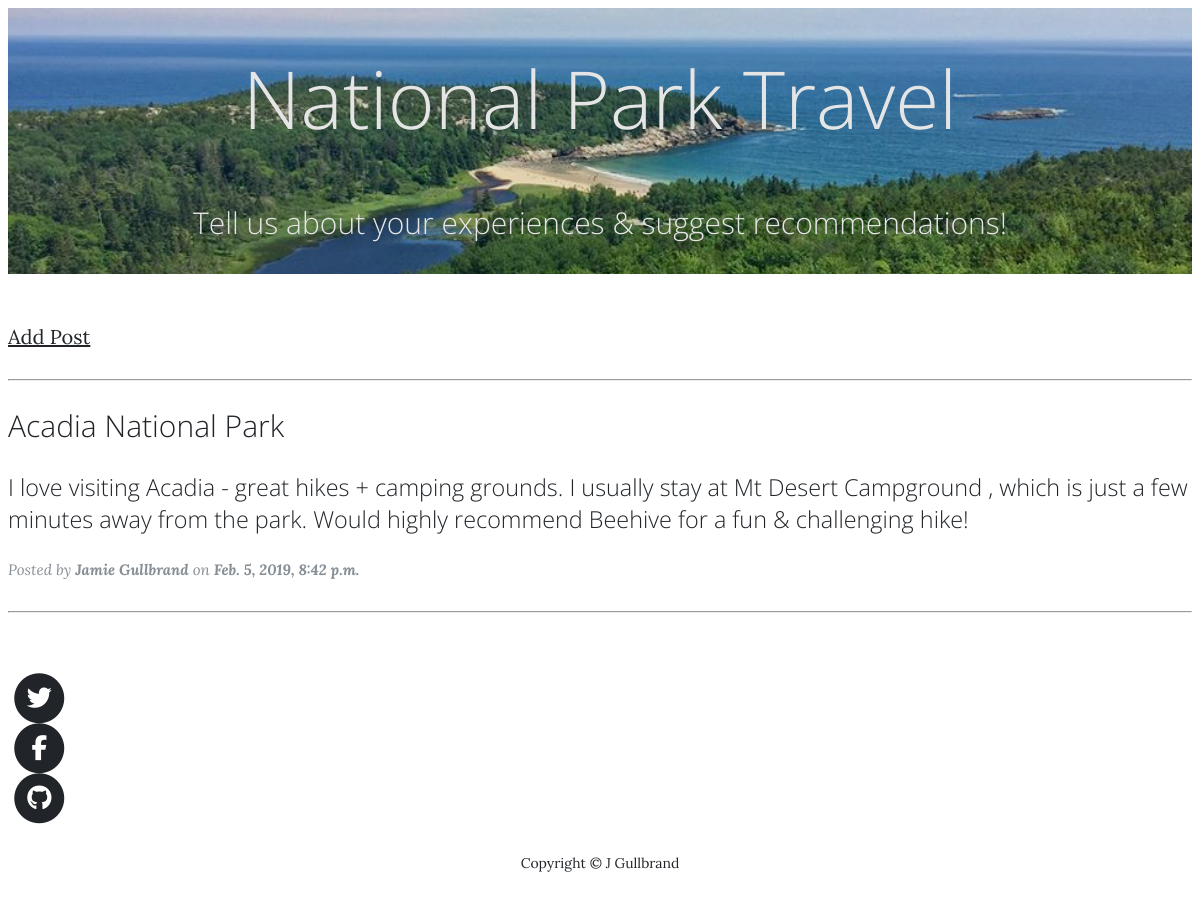
Before: / with the older database file.
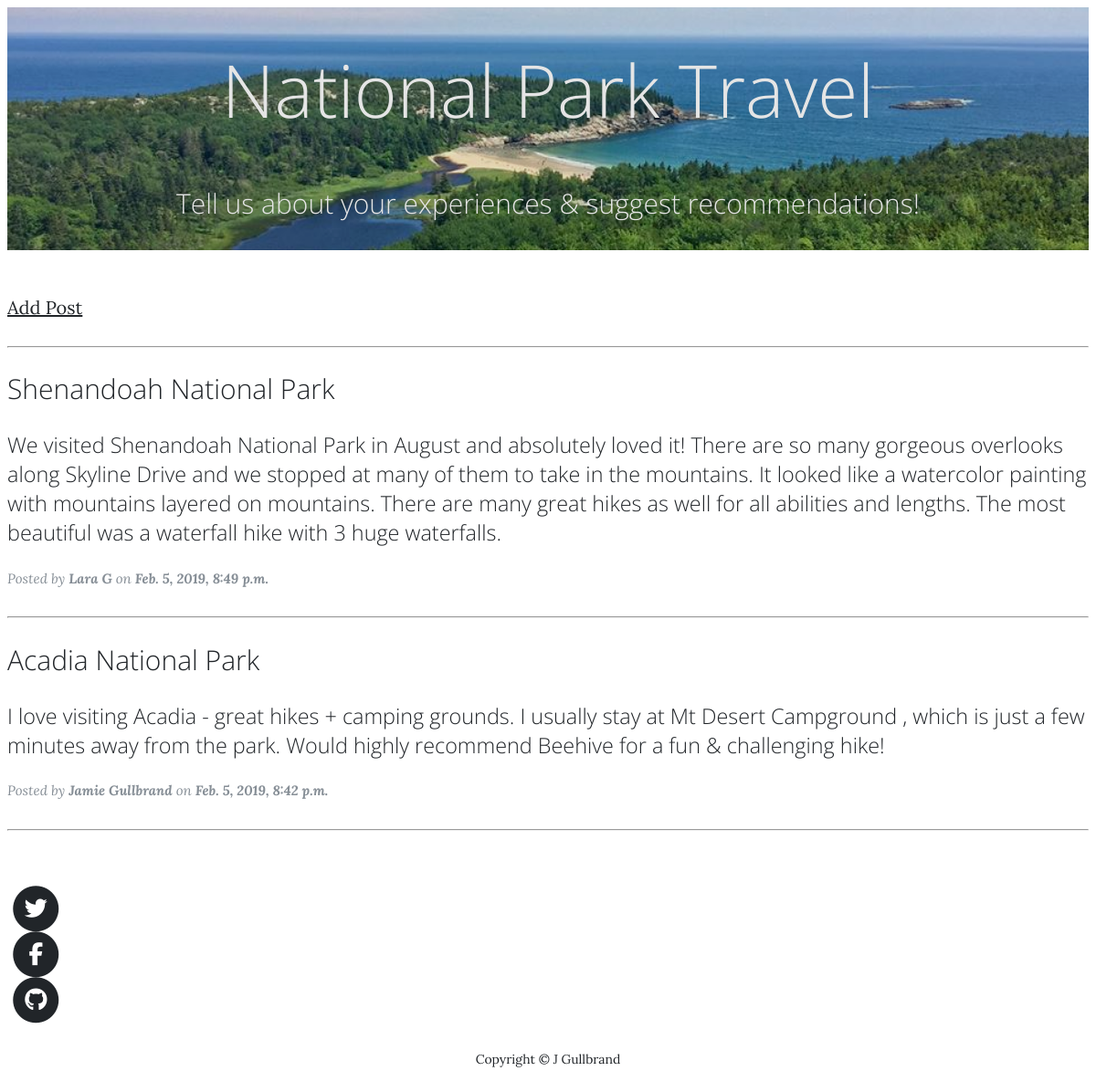
After: the same page with the newer database file.
### travel_entries/models.py (models this page shows, shortened)
class TravelEntry(models.Model):
	park_name = models.CharField(max_length = 25)
	author_name = models.CharField(max_length = 25)
	text = models.TextField()
	date_posted = models.DateTimeField(auto_now_add=True)
	class Meta:
		verbose_name_plural = "TravelEntries"

### travel_entries/views.py (the view)
# urls.py: path("", views.index, name = "index"),
def index(request):
	entries = TravelEntry.objects.order_by("-id")
	context = {"entries" : entries}
	return render(request, "travel_entries/index.html", context)

### travel_entries/templates/travel_entries/index.html (shortened to what this page needs)
{% load static %}
<!DOCTYPE html>
<html lang="en">
<head>
  <link href="{% static 'travel_entries/styles.css' %}" rel="stylesheet">
  <link href="vendor/fontawesome-free/css/all.min.css" rel="stylesheet" type="text/css">
  <link href="{% static 'travel_entries/styles.css' %}" rel="stylesheet">
</head>
<body>
  <header class="masthead" style="background-image: url({% static 'travel_entries/acadia.jpg' %})">
    <div class="overlay"></div>
    <div class="container">
      <div class="row">
        <div class="col-lg-8 col-md-10 mx-auto">
          <div class="site-heading">
            <h1>National Park Travel</h1>
            <span class="subheading">Tell us about your experiences & suggest recommendations!</span>
          </div>
        </div>
      </div>
    </div>
  </header>
<a href="{% url 'add' %}"> Add Post </a>
<hr>
  {% for entry in entries %}
  <div class="container">
    <div class="row">
      <div class="col-lg-8 col-md-10 mx-auto">
        <div class="post-preview">
            <h2 class="post-title">
              {{ entry.park_name }}
            </h2>
            <h3 class="post-subtitle">
              {{ entry.text }}
            </h3>
          <p class="post-meta">Posted by <b>{{ entry.author_name }}</b>
            on <b>{{ entry.date_posted }}</b></p>
        </div>
        <hr>
        </div>
      </div>
    </div>
  {% endfor %}
  <footer>
    <div class="container">
      <div class="row">
        <div class="col-lg-8 col-md-10 mx-auto">
          <ul class="list-inline text-center">
            <li class="list-inline-item">
              <a href="#">
                <span class="fa-stack fa-lg">
                  <i class="fas fa-circle fa-stack-2x"></i>
                  <i class="fab fa-twitter fa-stack-1x fa-inverse"></i>
                </span>
              </a>
            </li>
            <li class="list-inline-item">
              <a href="#">
                <span class="fa-stack fa-lg">
                  <i class="fas fa-circle fa-stack-2x"></i>
                  <i class="fab fa-facebook-f fa-stack-1x fa-inverse"></i>
                </span>
              </a>
            </li>
            <li class="list-inline-item">
              <a href="#">
                <span class="fa-stack fa-lg">
                  <i class="fas fa-circle fa-stack-2x"></i>
                  <i class="fab fa-github fa-stack-1x fa-inverse"></i>
                </span>
              </a>
            </li>
          </ul>
          <p class="copyright text-muted">Copyright &copy; J Gullbrand</p>
        </div>
      </div>
    </div>
  </footer>
</body>

### travel_entries/static/travel_entries/styles.css (style rules this page uses)
body { font-size: 20px; color: #212529; font-family: 'Lora', 'Times New Roman', serif; }
p { line-height: 1.5; margin: 30px 0; }
h1, h2, h3, h4, h5, h6 { font-weight: 399; font-family: 'Open Sans', 'Helvetica Neue', Helvetica, Arial, sans-serif; }
a { color: #212529; -webkit-transition: all 0.2s; transition: all 0.2s; }
header.masthead { margin-bottom: 50px; background: no-repeat center center; background-color: #868e96; background-attachment: scroll; position: relative; background-size: cover; }
header.masthead .overlay { position: absolute; top: 0; left: 0; height: 100%; width: 100%; background-color: #000000; opacity: 0.1; }
header.masthead .page-heading, header.masthead .post-heading, header.masthead .site-heading { padding: 100px 0 50px; color: white; }
@media only screen and (min-width: 768px) { header.masthead .page-heading, header.masthead .post-heading, header.masthead .site-heading { padding: 35px 0; } }
header.masthead .page-heading, header.masthead .site-heading { text-align: center; }
header.masthead .page-heading h1, header.masthead .site-heading h1 { font-size: 50px; margin-top: 0; }
header.masthead .page-heading .subheading, header.masthead .site-heading .subheading { font-size: 30px; font-weight: 200; line-height: 1.1; display: block; margin: 10px 0 0; font-family: 'Open Sans', 'Helvetica Neue', Helvetica, Arial, sans-serif; }
@media only screen and (min-width: 768px) { header.masthead .page-heading h1, header.masthead .site-heading h1 { font-size: 80px; } }
.post-preview > .post-meta { font-size: 15px; font-style: italic; margin-top: 0; color: #868e96; }
footer { padding: 50px 0 65px; }
footer .list-inline { margin: 0; padding: 0; }
footer .copyright { font-size: 14px; margin-bottom: 0; text-align: center; }

Changed rows visible on the page:
added TravelEntry: park_name "Shenandoah National Park", text "We visited Shenandoah National Park in August and absolutely loved it! There are so many gorgeous overlooks along Skyline Drive and we stopped at many of them to take in the mountains. It looked like a watercolor painting with mountains layered on mountains. There are many great hikes as well for all abilities and lengths. The most beautiful was a waterfall hike with 3 huge waterfalls.", author_name "Lara G", date_posted "Feb. 5, 2019, 8:49 p.m."
